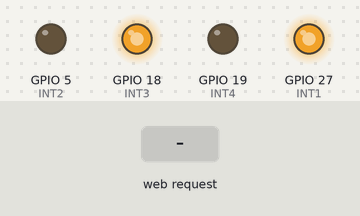
Recording of a program running on a simulated ESP32. Parts: output pins drawn as LEDs (lit = HIGH). The inputs (shaded band) are chosen by the test bench. WiFi joins after 1.5 s; servers stay silent unless stated; what the program prints to the serial monitor is not drawn.

Above: at 2.7 s.
2.8 s: HTTP request GET /reverse received
At 3.7 s:
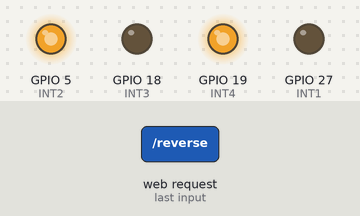
4.3 s: HTTP request GET /left received
At 4.8 s:
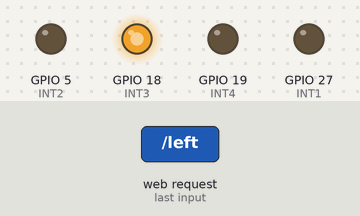
5.8 s: HTTP request GET /right received
At 7.0 s:
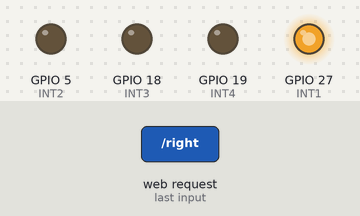
7.3 s: HTTP request GET /forward received
At 8.3 s:
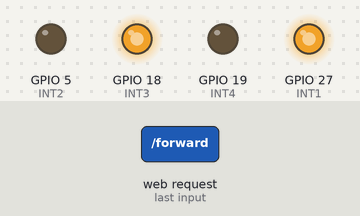
Timing chart, 0 to 9.8 s (numbered marks = the images above; inputs shaded):
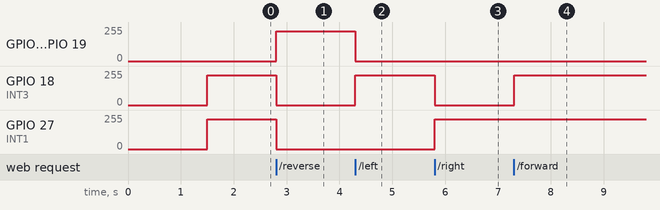

The program:

main.cpp
```cpp
#include <Arduino.h>
#include <Arduino.h>
#include <WiFi.h>
#define INT1 27
#define INT2 5
#define INT3 18
#define INT4 19
#define INT1_CHANNEL 0
#define INT2_CHANNEL 1
#define INT3_CHANNEL 2
#define INT4_CHANNEL 3
#define RESOLUTION 10
#define FREQUENCY 30000
#define VAL 900
#define VAL2 0
#define ENABLE 0

//------------------Servidor Web en puerto 80---------------------

WiFiServer server(80);

//---------------------Credenciales de WiFi-----------------------

const char* ssid     = "Telecentro-1308";
const char* password = "NTZ2MGZKZJN2";

//---------------------VARIABLES GLOBALES-------------------------
byte contconexion = 0;
byte moving = 0;
String header; // Variable para guardar el HTTP request

//------------------------CODIGO HTML-----------------------------

String pagina = "<!DOCTYPE html>"
"<html>"
"<head>"
"<meta charset='utf-8' />"
"<title>Servidor Web ESP32</title>"
"</head>"
"<body>"
"<center>"
"<h1>Servidor Web ESP32</h1>"
"<p><a href='/forward'><button style='height:200px;width:100px'>FORWARD</button></a></p>"
"<p><a href='/left'><button style='height:100px;width:200px'>LEFT</button></a>"
"<a href='/stop'><button style='height:100px;width:100px'>STOP</button></a>"
"<a href='/right'><button style='height:100px;width:200px'>RIGHT</button></a></p>"
"<p><a href='/reverse'><button style='height:200px;width:100px'>REVERSE</button></a></p>"
"</center>"
"</body>"
"</html>";

//-------------------------FUNCIONES------------------------------

byte wifiControl(){
  static byte direction;
  WiFiClient client = server.available();   // Escucha a los clientes entrantes

  if (client) {                             // Si se conecta un nuevo cliente
    Serial.println("New Client.");          //
    String currentLine = "";                //
    while (client.connected()) {            // loop mientras el cliente está conectado
      if (client.available()) {             // si hay bytes para leer desde el cliente
        char c = client.read();             // lee un byte
        Serial.write(c);                    // imprime ese byte en el monitor serial
        header += c;
        if (c == '\n') {                    // si el byte es un caracter de salto de linea
          // si la nueva linea está en blanco significa que es el fin del
          // HTTP request del cliente, entonces respondemos:
          if (currentLine.length() == 0) {
            client.println("HTTP/1.1 200 OK");
            client.println("Content-type:text/html");
            client.println("Connection: close");
            client.println();

            // establese la dirección del auto
            if (header.indexOf("GET /forward") >= 0) {
              direction = 0;
            }
            else if (header.indexOf("GET /reverse") >= 0) {
              direction = 1;
            }
            else if (header.indexOf("GET /left") >= 0) {
              direction = 2;
            }
            else if (header.indexOf("GET /right") >= 0) {
              direction = 3;
            }
            else if (header.indexOf("GET /stop") >= 0) {
              direction = 4;
            }

            // Muestra la página web
            client.println(pagina);

            // la respuesta HTTP termina con una linea en blanco
            client.println();
            break;
          } else { // si tenemos una nueva linea limpiamos currentLine
            currentLine = "";
          }
        } else if (c != '\r') {  // si C es distinto al caracter de retorno de carro
          currentLine += c;      // lo agrega al final de currentLine
        }
      }
    }
    // Limpiamos la variable header
    header = "";
    // Cerramos la conexión
    client.stop();
//    Serial.println("Client disconnected.");
//    Serial.println("");
  }
  return direction;
}
void driverMotor(int valor){ //setea el valor de los motores segun el valor que recibe
  if(valor == 0){
    ledcWrite(INT1_CHANNEL, VAL);
    ledcWrite(INT2_CHANNEL, VAL2);
    ledcWrite(INT3_CHANNEL, VAL);
    ledcWrite(INT4_CHANNEL, VAL2);
     if(ENABLE){
      Serial.println(valor); //imprime el valor de la variable
      Serial.println(digitalRead(INT1), digitalRead(INT2));//imprime el estado de los motores
      Serial.println(digitalRead(INT3), digitalRead(INT4));// solo funciona si el valor es mayor que el umbral
    }
  }
  else if (valor == 1){
    ledcWrite(INT3_CHANNEL, VAL2);
    ledcWrite(INT2_CHANNEL, VAL);
    ledcWrite(INT1_CHANNEL, VAL2);
    ledcWrite(INT4_CHANNEL, VAL);
    if(ENABLE){
      Serial.println(valor);
      Serial.println(digitalRead(INT1), digitalRead(INT2));
      Serial.println(digitalRead(INT3), digitalRead(INT4));
    }
  }
  else if (valor == 2){
    ledcWrite(INT3_CHANNEL, VAL);
    ledcWrite(INT1_CHANNEL, VAL2);
    ledcWrite(INT2_CHANNEL, VAL2);
    ledcWrite(INT4_CHANNEL, VAL2);
    if(ENABLE){
      Serial.println(valor);
      Serial.println(digitalRead(INT1), digitalRead(INT2));
      Serial.println(digitalRead(INT3), digitalRead(INT4));
    }
  }
  else if (valor == 3){
    ledcWrite(INT2_CHANNEL, VAL2);
    ledcWrite(INT4_CHANNEL, VAL2);
    ledcWrite(INT1_CHANNEL, VAL);
    ledcWrite(INT3_CHANNEL , VAL2);
    if(ENABLE){
      Serial.println(valor);
      Serial.println(digitalRead(INT1), digitalRead(INT2));
      Serial.println(digitalRead(INT3), digitalRead(INT4));
    }
  }
    else if (valor == 4){
    ledcWrite(INT2_CHANNEL, VAL2);
    ledcWrite(INT4_CHANNEL, VAL2);
    ledcWrite(INT1_CHANNEL, VAL2);
    ledcWrite(INT3_CHANNEL , VAL2);
    if(ENABLE){
      Serial.println(valor);
      Serial.println(digitalRead(INT1), digitalRead(INT2));
      Serial.println(digitalRead(INT3), digitalRead(INT4));
    }
  }
}

//---------------------------SETUP--------------------------------

void setup() {
  Serial.begin(115200);
  Serial.println("");


  // Conexión WIFI
  WiFi.begin(ssid, password);
  //Cuenta hasta 50 si no se puede conectar lo cancela
  while (WiFi.status() != WL_CONNECTED and contconexion <50) {
    ++contconexion;
    delay(500);
    Serial.print(".");
  }
  if (contconexion <50) {
      //para usar con ip fija
      //IPAddress ip(192,168,1,180);
      //IPAddress gateway(192,168,1,1);
      //IPAddress subnet(255,255,255,0);
      //WiFi.config(ip, gateway, subnet);

      Serial.println("");
      Serial.println("WiFi conectado");
      Serial.println(WiFi.localIP());
      server.begin(); // iniciamos el servidor
  }
  else {
      Serial.println("");
      Serial.println("Error de conexion");
  }
  ledcSetup(INT1_CHANNEL, FREQUENCY, RESOLUTION);// declara el canal pwm, la frecuencia y la resolucion
  ledcAttachPin(INT1, INT1_CHANNEL); // seteamos el GPIO que va a estar conectado a uno de los canales
  ledcSetup(INT2_CHANNEL, FREQUENCY, RESOLUTION);
  ledcAttachPin(INT2, INT2_CHANNEL);
  ledcSetup(INT3_CHANNEL, FREQUENCY, RESOLUTION);
  ledcAttachPin(INT3, INT3_CHANNEL);
  ledcSetup(INT4_CHANNEL, FREQUENCY, RESOLUTION);
  ledcAttachPin(INT4, INT4_CHANNEL);
  pinMode(INT1, OUTPUT); // comfiguramos los GPIO como salidas
  pinMode(INT2, OUTPUT);
  pinMode(INT3, OUTPUT);
  pinMode(INT4, OUTPUT);
  digitalWrite(INT1, 0); //iniciamos a todos los GPIO en estado bajo
  digitalWrite(INT2, 0);
  digitalWrite(INT3, 0);
  digitalWrite(INT4, 0);
}

//----------------------------LOOP----------------------------------

void loop(){
  moving = wifiControl();
  driverMotor(moving);
}
```

Measured:
- after the input at 2.8 s, GPIO 5 (INT2), GPIO 19 (INT4): 0/255 → 224/255 at once; GPIO 18 (INT3), GPIO 27 (INT1): 224/255 → 0/255 at once
- after the input at 4.3 s, GPIO 5 (INT2), GPIO 19 (INT4): 224/255 → 0/255 at once; GPIO 18 (INT3): 0/255 → 224/255 at once
- after the input at 5.8 s, GPIO 18 (INT3): 224/255 → 0/255 at once; GPIO 27 (INT1): 0/255 → 224/255 at once
- after the input at 7.3 s, GPIO 18 (INT3): 0/255 → 224/255 at once
